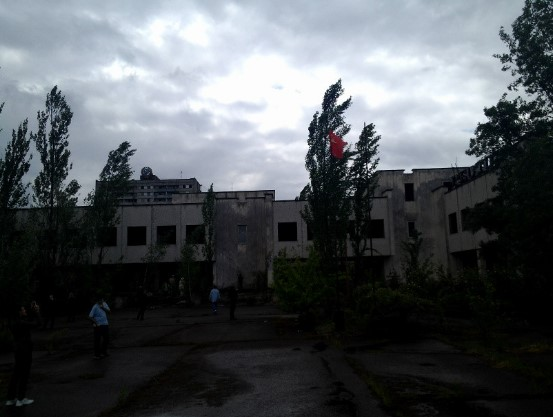
#> input picture sample.jpg, 553 x 417 px
$ python color_correction.py
#> lines starting #> are read from the running program, lines starting #| are printed output that depends on the picture
#> further down, img is the input picture: shape (417, 553, 3); mean B, G, R 90, 86.1, 81.5
import cv2
import math
import numpy as np
import sys

def apply_mask(matrix, mask, fill_value):
    masked = np.ma.array(matrix, mask=mask, fill_value=fill_value)
    return masked.filled()

# [44 lines left out: functions apply_threshold, simplest_cb, not called in this run]

def simplest_cb2(img, percent=1):
#> called with percent = 50
    out_channels = []
    cumstops = (
        img.shape[0] * img.shape[1] * percent / 200.0,
        img.shape[0] * img.shape[1] * (1 - percent / 200.0)
    )
#> cumstops = (57650.2, 172950.8)
    for channel in cv2.split(img):
        cumhist = np.cumsum(cv2.calcHist([channel], [0], None, [256], (0,256)))
        low_cut, high_cut = np.searchsorted(cumhist, cumstops)
        lut = np.concatenate((
            np.zeros(low_cut),
            np.around(np.linspace(0, 255, high_cut - low_cut + 1)),
            255 * np.ones(255 - high_cut)
        ))
        out_channels.append(cv2.LUT(channel, lut.astype('uint8')))
#> this loop made 3 passes
#> (low_cut, high_cut) on passes 1 to 3: (7, 201), (9, 189), (7, 177)
#> after the loop, out_channels = 3 items
    return cv2.merge(out_channels)
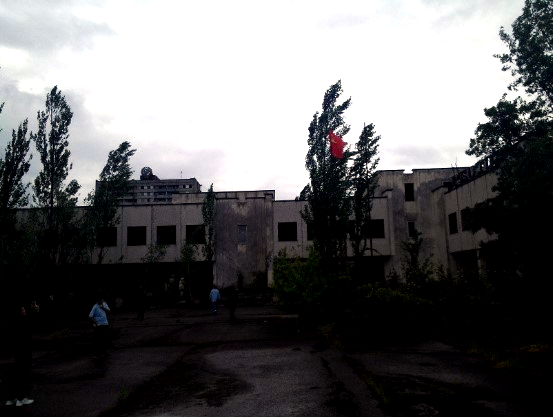
#> returned value: shape (417, 553, 3); mean of channels 0, 1, 2 101.1, 100, 100.3; drawn as B, G, R

if __name__ == '__main__':
    img = cv2.imread("sample.jpg")
    out = simplest_cb2(img, 50)
    cv2.imshow("before", img)
    cv2.imshow("after", out)
    cv2.waitKey(0)
